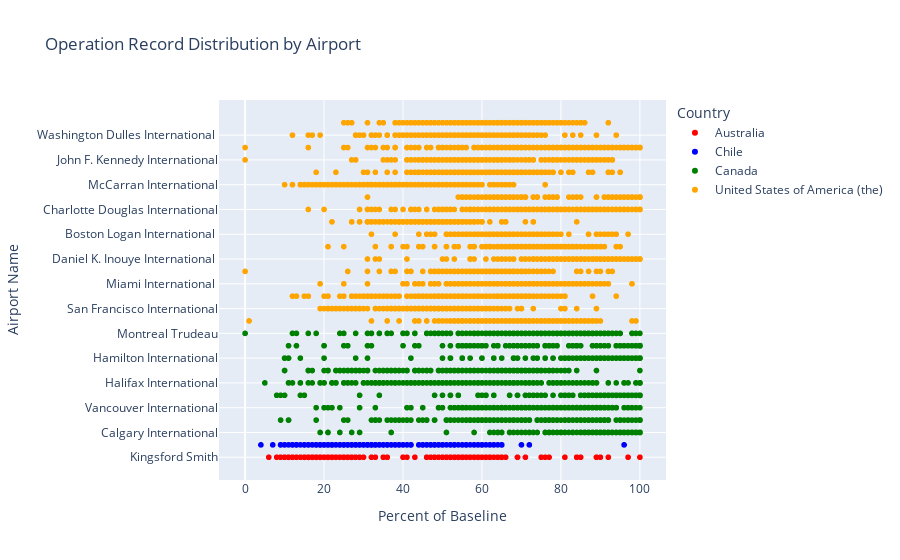

Notebook source saved alongside this figure:
### Code cell
import plotly.express as px

# Assuming you have df DataFrame with the required data

# Define the color palette you want to use for the scatter plot
# You can use any valid Plotly color name or provide RGB or HEX color codes
color_palette = ['red', 'blue', 'green', 'orange', 'purple', 'yellow']

# Create the scatter plot
airport_scatter = px.scatter(df, 
                             x='percentofbaseline', 
                             y='airportname', 
                             labels={"percentofbaseline":"Percent of Baseline", 
                                     "airportname":"Airport Name", 
                                     "country":"Country", 
                                     "city":"City"},
                             color='country',
                             hover_data=["country", "city"],
                             title="Operation Record Distribution by Airport",
                             color_discrete_sequence=color_palette)

# Show the scatter plot
airport_scatter.show()

### Figure 1 — Plotly figure (JSON) as saved in the notebook; plotly's stock layout.template omitted (floating-point values rounded to 4 significant figures; data arrays with more than 128 entries replaced by an {"elided": "..."} marker saying what was removed)
{"data": [{"customdata": {"elided": "257x2 str values"}, "hovertemplate": "Country=%{customdata[0]}<br>Percent of Baseline=%{x}<br>Airport Name=%{y}<br>City=%{customdata[1]}<extra></extra>", "legendgroup": "Australia", "marker": {"color": "red", "symbol": "circle"}, "mode": "markers", "name": "Australia", "showlegend": true, "type": "scattergl", "x": {"elided": "257 int values"}, "xaxis": "x", "y": {"elided": "257 str values"}, "yaxis": "y"}, {"customdata": {"elided": "238x2 str values"}, "hovertemplate": "Country=%{customdata[0]}<br>Percent of Baseline=%{x}<br>Airport Name=%{y}<br>City=%{customdata[1]}<extra></extra>", "legendgroup": "Chile", "marker": {"color": "blue", "symbol": "circle"}, "mode": "markers", "name": "Chile", "showlegend": true, "type": "scattergl", "x": {"elided": "238 int values"}, "xaxis": "x", "y": {"elided": "238 str values"}, "yaxis": "y"}, {"customdata": {"elided": "2311x2 str values"}, "hovertemplate": "Country=%{customdata[0]}<br>Percent of Baseline=%{x}<br>Airport Name=%{y}<br>City=%{customdata[1]}<extra></extra>", "legendgroup": "Canada", "marker": {"color": "green", "symbol": "circle"}, "mode": "markers", "name": "Canada", "showlegend": true, "type": "scattergl", "x": {"elided": "2311 int values"}, "xaxis": "x", "y": {"elided": "2311 str values"}, "yaxis": "y"}, {"customdata": {"elided": "4441x2 str values"}, "hovertemplate": "Country=%{customdata[0]}<br>Percent of Baseline=%{x}<br>Airport Name=%{y}<br>City=%{customdata[1]}<extra></extra>", "legendgroup": "United States of America (the)", "marker": {"color": "orange", "symbol": "circle"}, "mode": "markers", "name": "United States of America (the)", "showlegend": true, "type": "scattergl", "x": {"elided": "4441 int values"}, "xaxis": "x", "y": {"elided": "4441 str values"}, "yaxis": "y"}], "layout": {"legend": {"title": {"text": "Country"}, "tracegroupgap": 0}, "title": {"text": "Operation Record Distribution by Airport"}, "xaxis": {"anchor": "y", "domain": [0, 1], "title": {"text": "Percent of Baseline"}}, "yaxis": {"anchor": "x", "domain": [0, 1], "title": {"text": "Airport Name"}}}}
